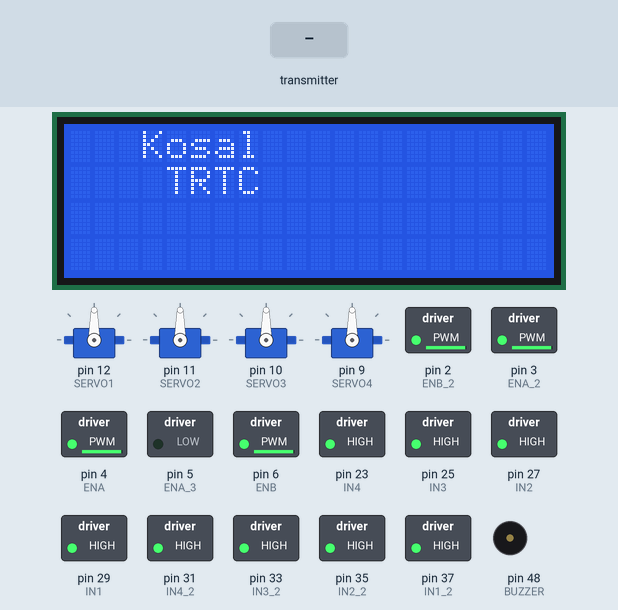
Simulated run of this sketch. Board: Arduino Mega 2560, built with avr-gcc and run on an emulated ATmega2560. On the bench: 4 × servo, 20×4 character LCD, switched loads named in the sketch (green lamp = pin HIGH), buzzer (waves = sounding, pin HIGH). The inputs (shaded band) are chosen by the test bench. No radio packets arrive unless stated.

Above: at 3.1 s.
3.2 s: the transmitter starts sending text = 1
At 3.35 s:
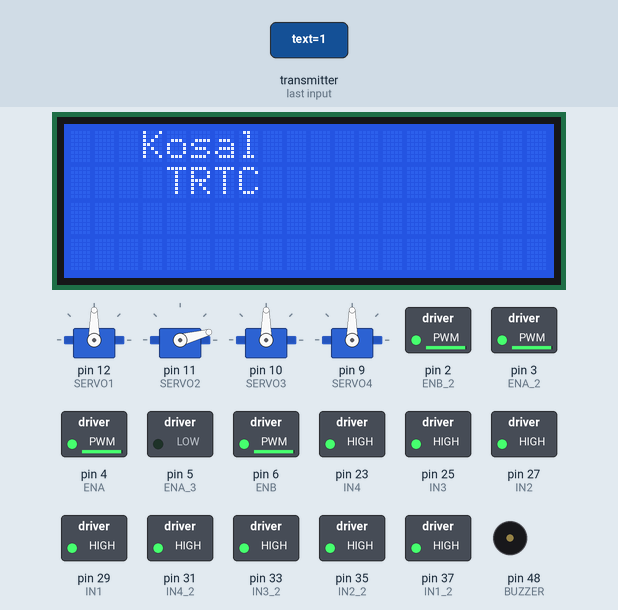
5.0 s: the transmitter starts sending text = 0
At 5.0 s:
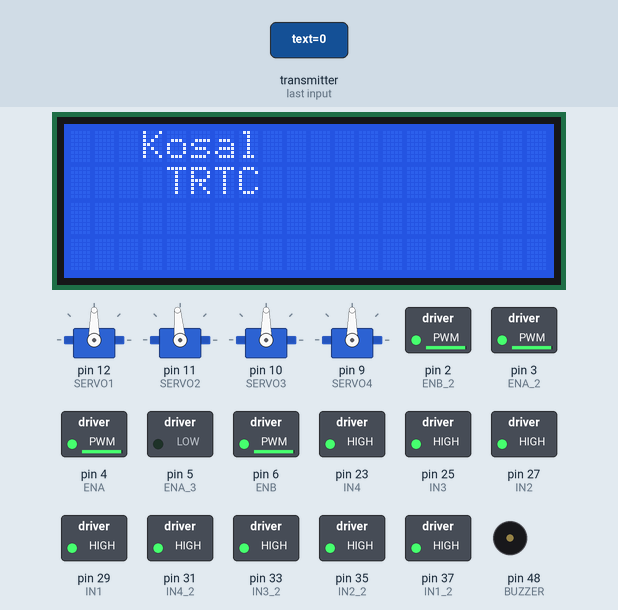
6.5 s: the transmitter starts sending text = 1
At 8.4 s:
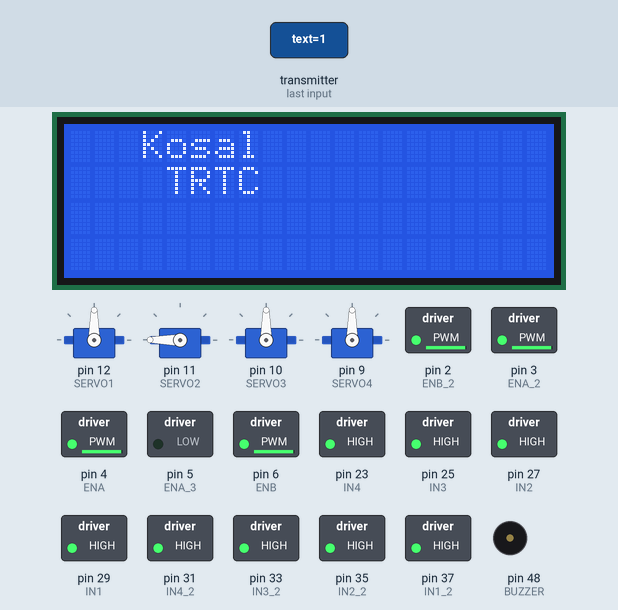
Timing chart, 0 to 9.9 s (numbered marks = the images above; inputs shaded):
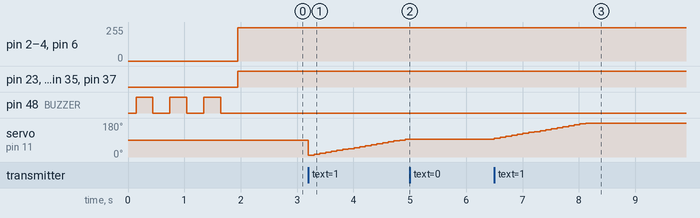

The sketch:

Water_Projection.ino
```cpp
#include<Servo.h>
#include <SPI.h>
#include <nRF24L01.h>
#include <RF24.h>
#include <Wire.h>
#include <LiquidCrystal_I2C.h>

LiquidCrystal_I2C lcd(0x27, 20, 4);
Servo myServo[4];
RF24 radio(7, 8); // CE, CSN
int de=0;
const byte address[6] = "00002";
char text='N';
#define LED1 36
#define LED2 38
#define LED3 40
#define LED4 42
#define LED5 44
#define SERVO1 12
#define SERVO2 11
#define SERVO3 10
#define SERVO4 9
#define BUZZER 48

#define IN1 29
#define IN2 27
#define IN3 25
#define IN4 23

#define IN1_2 37
#define IN2_2 35
#define IN3_2 33
#define IN4_2 31

#define IN1_3 45
#define IN2_3 43

#define ENA 4
#define ENB 6

#define ENA_2 3
#define ENB_2 2

#define ENA_3 5


void setup() {
  myServo[0].attach(SERVO1);
  myServo[1].attach(SERVO2);
  myServo[2].attach(SERVO3);
  myServo[3].attach(SERVO4);

  pinMode(LED1, OUTPUT);
  pinMode(LED2, OUTPUT);
  pinMode(LED3, OUTPUT);
  pinMode(LED4, OUTPUT);
  pinMode(LED5, OUTPUT);
  pinMode(BUZZER, OUTPUT);

  pinMode(IN1, OUTPUT);
  pinMode(IN2, OUTPUT);
  pinMode(IN3, OUTPUT);
  pinMode(IN4, OUTPUT);
  pinMode(ENA, OUTPUT);
  pinMode(ENB, OUTPUT);

  pinMode(IN1_2, OUTPUT);
  pinMode(IN2_2, OUTPUT);
  pinMode(IN3_2, OUTPUT);
  pinMode(IN4_2, OUTPUT);
  pinMode(ENA_2, OUTPUT);
  pinMode(ENB_2, OUTPUT);

  pinMode(IN1_3, OUTPUT);
  pinMode(IN2_3, OUTPUT);
  pinMode(ENA_3, OUTPUT);


  Serial.begin(9600);
  radio.begin();
  radio.openReadingPipe(0, address);
  radio.setPALevel(RF24_PA_MIN);
  radio.startListening();

  lcd.init();                      // initialize the lcd
  lcd.init();
  lcd.backlight();
  Display("Kosal", "TRTC", 3, 4);
  BUZZER_SHOW(300, 3);
}

void loop() {
  Motor_Control(NRF_Control(), 250);
  if(NRF_Control()=='1'||NRF_Control()=='2'||NRF_Control()=='3'||NRF_Control()=='4'){
    Servo_UpDown(NRF_Control());
    Motor_Water(NRF_Control());
  }
  //LED_SHOW();
  //BUZZER_SHOW(50,4);
}
```

Motor_Control.ino
```cpp
void Motor_Control(char text, int speeds) {
  if (text == 'F') {
    // wheels Right
    digitalWrite(IN1, 0);//Behine
    digitalWrite(IN2, 1);
    digitalWrite(IN3, 0);// Front
    digitalWrite(IN4, 1);

    digitalWrite(IN1_2, 0);
    digitalWrite(IN2_2, 1);
    digitalWrite(IN3_2, 0);
    digitalWrite(IN4_2, 1);
    analogWrite(ENA, speeds);
    analogWrite(ENB, speeds);
    analogWrite(ENA_2, speeds);
    analogWrite(ENB_2, speeds);
  }
  if (text == 'B') {
    digitalWrite(IN1, 1);
    digitalWrite(IN2, 0);
    digitalWrite(IN3, 1);
    digitalWrite(IN4, 0);

    digitalWrite(IN1_2, 1);
    digitalWrite(IN2_2, 0);
    digitalWrite(IN3_2, 1);
    digitalWrite(IN4_2, 0);
    analogWrite(ENA, speeds);
    analogWrite(ENB, speeds);
    analogWrite(ENA_2, speeds);
    analogWrite(ENB_2, speeds);
  }
  if (text == 'R') {
    digitalWrite(IN1, 1);
    digitalWrite(IN2, 0);
    digitalWrite(IN3, 1);
    digitalWrite(IN4, 0);

    digitalWrite(IN1_2, 0);
    digitalWrite(IN2_2, 1);
    digitalWrite(IN3_2, 0);
    digitalWrite(IN4_2, 1);
    analogWrite(ENA, speeds);
    analogWrite(ENB, speeds);
    analogWrite(ENA_2, speeds);
    analogWrite(ENB_2, speeds);
  }
  if (text == 'L') {
    digitalWrite(IN1, 0);
    digitalWrite(IN2, 1);
    digitalWrite(IN3, 0);
    digitalWrite(IN4, 1);

    digitalWrite(IN1_2, 1);
    digitalWrite(IN2_2, 0);
    digitalWrite(IN3_2, 1);
    digitalWrite(IN4_2, 0);
    analogWrite(ENA, speeds);
    analogWrite(ENB, speeds);
    analogWrite(ENA_2, speeds);
    analogWrite(ENB_2, speeds);
  }

  if (text == 'N') {
    digitalWrite(IN1, 1);
    digitalWrite(IN2, 1);
    digitalWrite(IN3, 1);
    digitalWrite(IN4, 1);

    digitalWrite(IN1_2, 1);
    digitalWrite(IN2_2, 1);
    digitalWrite(IN3_2, 1);
    digitalWrite(IN4_2, 1);
    analogWrite(ENA, speeds);
    analogWrite(ENB, speeds);
    analogWrite(ENA_2, speeds);
    analogWrite(ENB_2, speeds);
  }
}
void Motor_Water(char text) {
  if (text == '2') {
    digitalWrite(IN1_3, 0);
    digitalWrite(IN2_3, 1);
    digitalWrite(ENA_3, 250);
  }
  if (text == '4') {
    digitalWrite(IN1_3, 0);
    digitalWrite(IN2_3, 0);
    digitalWrite(ENA_3, 0);
  }
}
```

NRF24L01.ino
```cpp
char NRF_Control(){
  if (radio.available()) {

    radio.read(&text, sizeof(text));
//    Serial.println(text);
  }
return text;
}
```

OTHER_DEVICE.ino
```cpp
void BUZZER_SHOW(int delays, int times) {
  for (int i = 0; i < times; i++) {
    digitalWrite(BUZZER, 1);
    delay(delays);
    digitalWrite(BUZZER, 0);
    delay(delays);
  }
}
void LED_SHOW() {
  for (int i = 36; i < 45; i += 2) {
    digitalWrite(i, 1);
    delay(500);
    digitalWrite(i, 0);
    delay(500);
  }
}
```

SERVO_CONTROL.ino
```cpp
void Servo_Control() {
  myServo[3].write(50);
  delay(1000);
  myServo[3].write(80);
  delay(1000);
}
void Servo_UpDown(char text) {
  if (text == '1') {
    de += 5;

  }
  if (text == '3') {
    de -= 5;

  }
  //   Serial.println(de);
  if (de < 10) {
    de = 10;
  }
  if (de > 180) {
    de = 180;
  }
  myServo[1].write(de);
  delay(100);
}
```

LCD_IC.ino
```cpp
void Display(String str,String str1,int num,int num1){
  lcd.setCursor(num,0);
  lcd.print(str);
  lcd.setCursor(num1,1);
  lcd.print(str1);
}
```

Measured:
- after the input at 3.2 s, servo on pin 11 (SERVO2): 90° → 10° at once, → 15° 0.10 s later, → 20° 0.10 s later, → 25° 0.10 s later, … (18 changes in this stretch)
- after the input at 5.0 s, servo on pin 11 (SERVO2): stays 95° (without the input it goes to 100° after 0.02 s)
- after the input at 6.5 s, servo on pin 11 (SERVO2): moves from 95° to 180° over 1.6 s, starting at once
